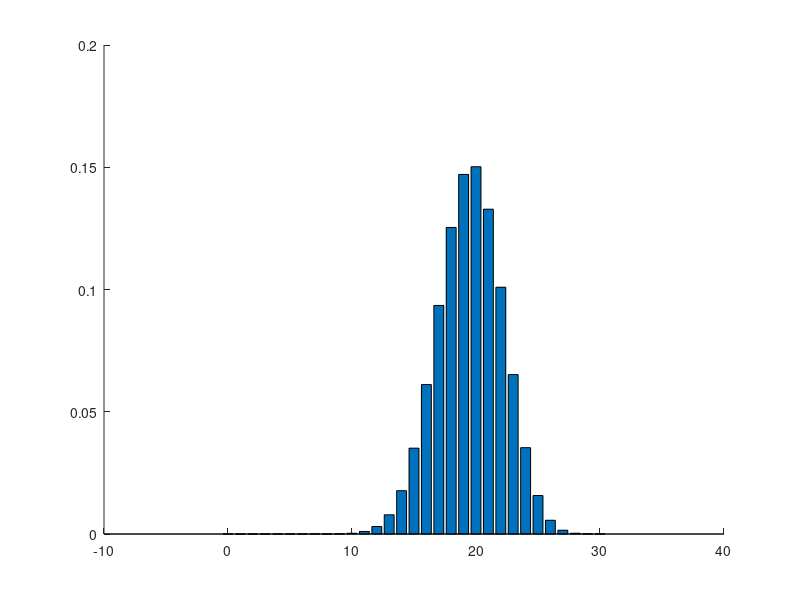

The MATLAB source for this figure: (Note: this script raises an error after producing the figure.)
% Normal approximation of the binomial distribution: For moderate values of
% p (0.05 ? p ? 0.95) and large values of n (n ? ?),
% Bino(n, p) ? Norm

clc
clear all
close all

n = 30;
p = 0.65;
k = 0 : n;

y = pdf('bino', k, n, p)
figure(1)
hold on
bar(k, y)

m = n*p;
siq = sqrt(n*p*(1-p));
x = (m - 3 * sig) : 0.01 : (m + 3 * sig);
z = pdf('Normal', x, m, sig);

plot(x, z, 'color', 'r', 'LineWidth', 2);